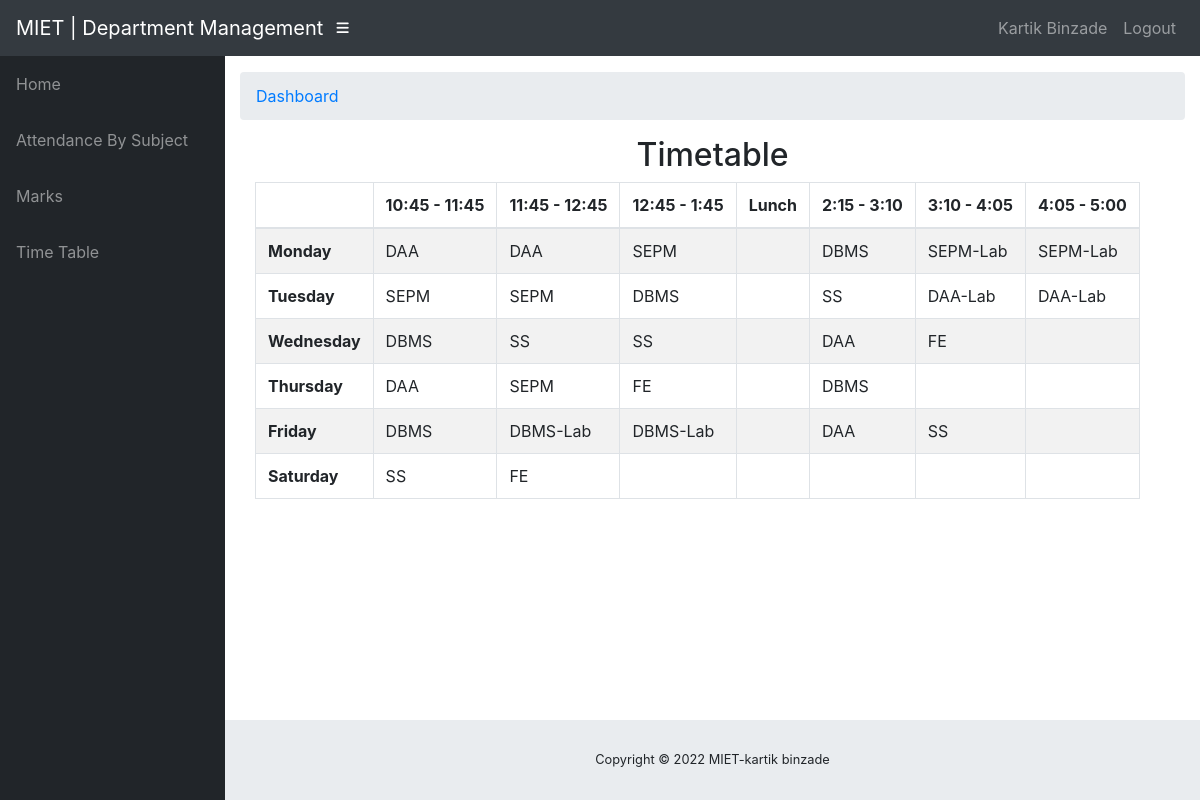
Page /student/CO6A/timetable/ (signed in) on the committed database.
### info/models.py (models this page shows, shortened)
class User(AbstractUser):
    @property
    def is_student(self):
        if hasattr(self, 'student'):
            return True
        return False

class Student(models.Model):
    user = models.OneToOneField(User, on_delete=models.CASCADE, null=True)
    class_id = models.ForeignKey(Class, on_delete=models.CASCADE, default=1)
    USN = models.CharField(primary_key='True', max_length=100)
    name = models.CharField(max_length=200)
    sex = models.CharField(max_length=50, choices=sex_choice, default='Male')
    DOB = models.DateField(default='1998-01-01')

class Assign(models.Model):
    class_id = models.ForeignKey(Class, on_delete=models.CASCADE)
    course = models.ForeignKey(Course, on_delete=models.CASCADE)
    teacher = models.ForeignKey(Teacher, on_delete=models.CASCADE)
    class Meta:
        unique_together = (('course', 'class_id', 'teacher'),)

### info/views.py (the view)
# urls.py: path('timetable/', api_view.TimetableView.as_view()),
@login_required()
def timetable(request, class_id):
    asst = AssignTime.objects.filter(assign__class_id=class_id)
    matrix = [['' for i in range(8)] for j in range(6)]
    for i, d in enumerate(DAYS_OF_WEEK):
        t = 0
        for j in range(8):
            if j == 0:
                matrix[i][0] = d[0]
                continue
            if j == 4 or j == 8:
                continue
            try:
                a = asst.get(period=time_slots[t][0], day=d[0])
                matrix[i][j] = a.assign.course_id
            except AssignTime.DoesNotExist:
                pass
            t += 1
    context = {'matrix': matrix}
    return render(request, 'info/timetable.html', context)

### info/templates/info/timetable.html (shortened to what this page needs)
{% extends 'info/base.html' %} {% block content %}
<div class="container">
  <div class="container">
    <div class="row">
      <div class="col-md-12">
        <h2 class="text-center">Timetable</h2>
      </div>
      <div id="no-more-tables">
        <table
          class="col-sm-12 table table-bordered table-striped table-condensed cf"
        >
          <thead class="cf">
            <tr>
              <th></th>
              <th>10:45 - 11:45</th>
              <th>11:45 - 12:45</th>
              <th>12:45 - 1:45</th>
              <th>Lunch</th>
              <th>2:15 - 3:10</th>
              <th>3:10 - 4:05</th>
              <th>4:05 - 5:00</th>
            </tr>
          </thead>
          <tbody>
            {% for i in matrix %}
            <tr>
              {% for j in i %} {% if forloop.counter == 1 %}
              <td><b> {{ j }} </b></td>
              {% else %}
              <td>{{ j }}</td>
              {% endif %} {% endfor %}
            </tr>
            {% endfor %}
          </tbody>
        </table>
      </div>
    </div>
  </div>
</div>
{% endblock %}

### info/templates/info/base.html (shortened to what this page needs)
<!DOCTYPE html>
<html lang="en">
  <head>
    {% load static %}
    <link
      href="{% static '/info/bootstrap/vendor/bootstrap/css/bootstrap.min.css' %}"
      rel="stylesheet"
    />
    <link
      href="{% static '/info/bootstrap/vendor/fontawesome-free/css/all.min.css' %}"
      rel="stylesheet"
      type="text/css"
    />
    <link
      href="{% static '/info/bootstrap/vendor/datatables/dataTables.bootstrap4.css' %}"
      rel="stylesheet"
    />
    <link
      href="{% static '/info/bootstrap/css/sb-admin.css' %}"
      rel="stylesheet"
    />
  </head>
  <body id="page-top">
    <nav class="navbar navbar-expand navbar-dark bg-dark static-top">
      <a class="navbar-brand mr-1" href="{% url 'index' %}"
        >MIET | Department Management</a
      >
      <button
        class="btn btn-link btn-sm text-white order-1 order-sm-0"
        id="sidebarToggle"
        href="#"
      >
        <i class="fas fa-bars"></i>
      </button>
      <div class="collapse navbar-collapse" id="navbarResponsive">
        <ul class="navbar-nav ml-auto">
          <li class="nav-item">
            {% if request.user.is_student %}
            <a class="nav-link text-capitalize"
              >{{ request.user.student.name }}</a
            >
            {% elif request.user.is_teacher %}
            <a class="nav-link text-capitalize"
              >{{ request.user.teacher.name }}</a
            >
            {% endif %}
          </li>
          <li class="nav-item">
            <a
              class="nav-link"
              href="#"
              data-toggle="modal"
              data-target="#logoutModal"
              >Logout</a
            >
          </li>
        </ul>
      </div>
    </nav>
    <div id="wrapper">
      <ul class="sidebar navbar-nav">
        <li class="nav-item">
          <a class="nav-link" href="{% url 'index' %}">
            <span>Home</span>
          </a>
        </li>
        {% if request.user.is_student %}
        <li class="nav-item">
          <a
            class="nav-link"
            href="{% url 'attendance' request.user.student.USN %}"
          >
            <span>Attendance By Subject</span>
          </a>
        </li>
        <li class="nav-item">
          <a
            class="nav-link"
            href="{% url 'marks_list' request.user.student.USN %}"
          >
            <span>Marks</span>
          </a>
        </li>
        <li class="nav-item">
          <a
            class="nav-link"
            href="{% url 'timetable' request.user.student.class_id_id %}"
          >
            <span>Time Table</span>
          </a>
        </li>
        {% endif %}
      </ul>
      <div id="content-wrapper">
        <div class="container-fluid">
          <ol class="breadcrumb">
            <li class="breadcrumb-item">
              <a href="/">Dashboard</a>
            </li>
          </ol>
          {% block content %} {% endblock %}
        </div>
        <footer class="sticky-footer">
          <div class="container my-auto">
            <div class="copyright text-center my-auto">
              <span>Copyright © 2022 MIET-kartik binzade</span>
            </div>
          </div>
        </footer>
      </div>
    </div>
  </body>
</html>

### rows in the picture
User: user.student.name "Kartik Binzade"
Assign: i "DAA" "DAA" "DAA" "DAA" "DAA"
Assign: i "SEPM" "SEPM" "SEPM" "SEPM"
Assign: i "DBMS" "DBMS" "DBMS" "DBMS" "DBMS"
Assign: i "SEPM-Lab" "SEPM-Lab"
Assign: i "SS" "SS" "SS" "SS" "SS"
Assign: i "DAA-Lab" "DAA-Lab"
Assign: i "FE" "FE" "FE"
Assign: i "DBMS-Lab" "DBMS-Lab"

### other values in the picture
{{ j }} "Monday" "Tuesday" "Wednesday" "Thursday" "Friday" "Saturday"
